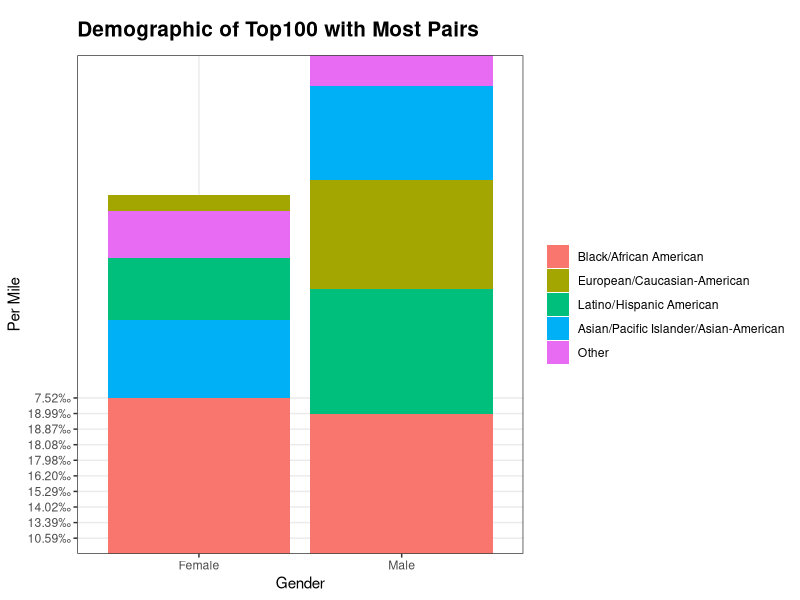
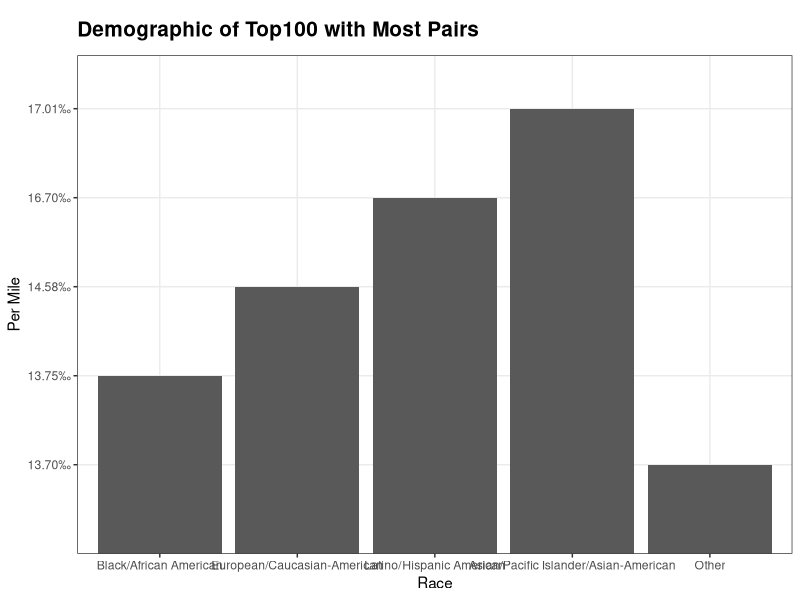
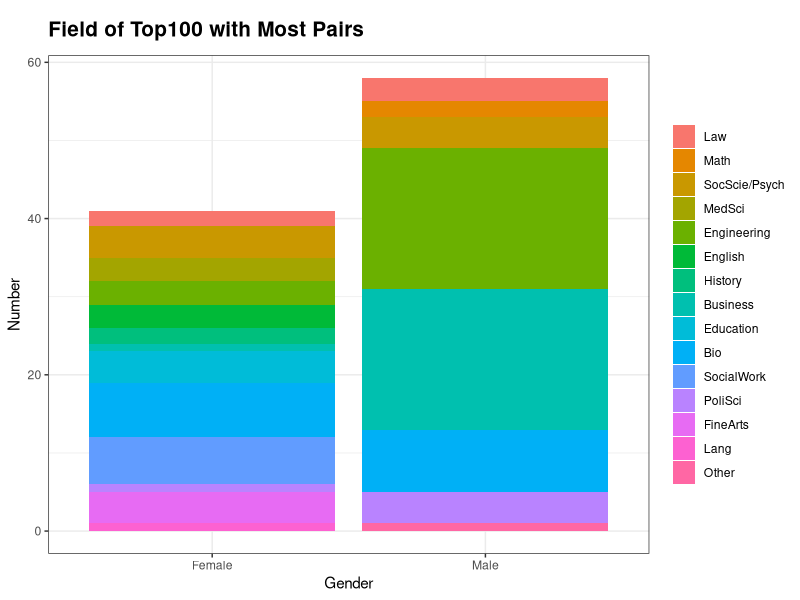
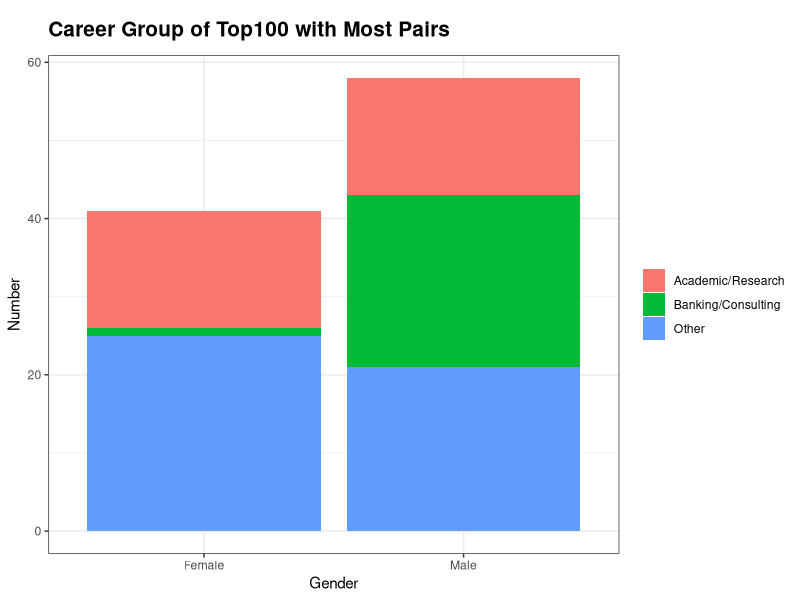
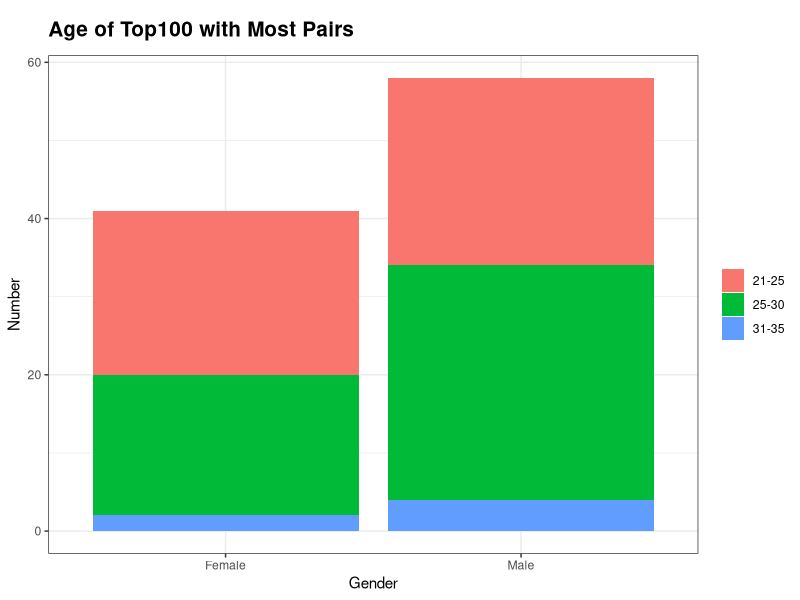
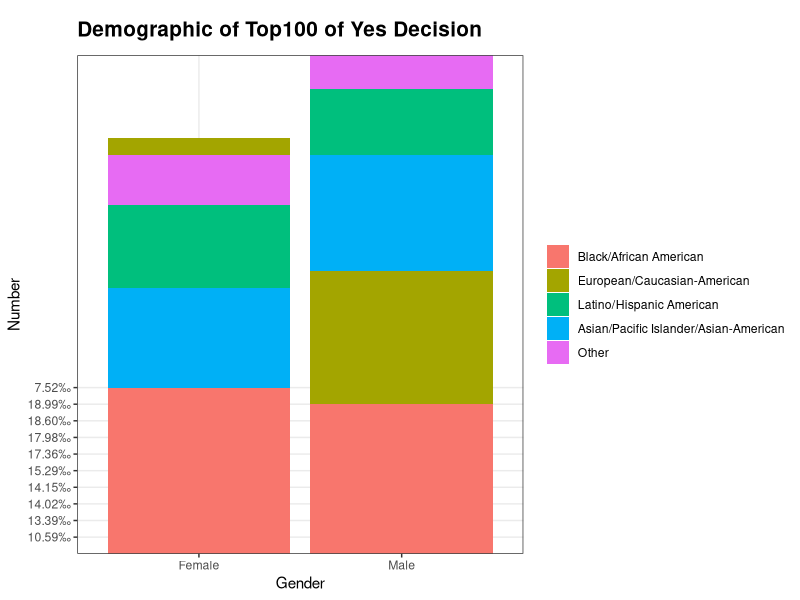
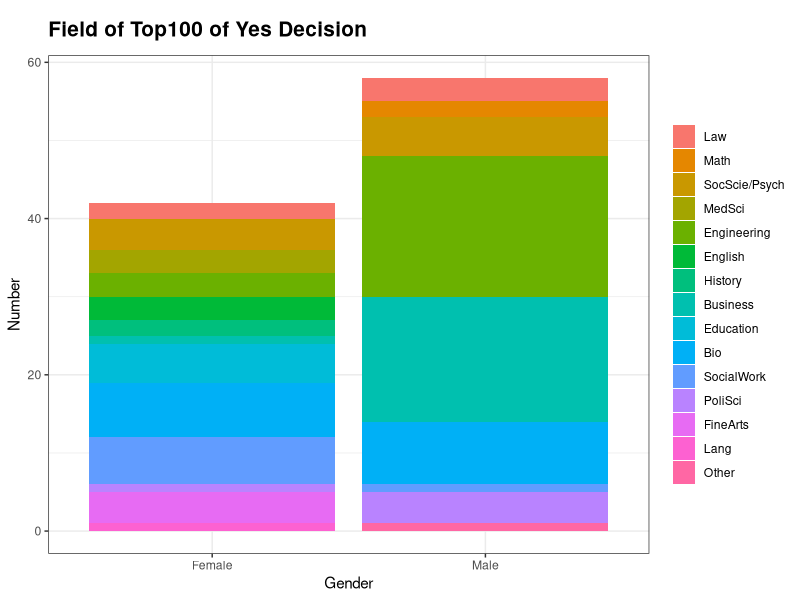
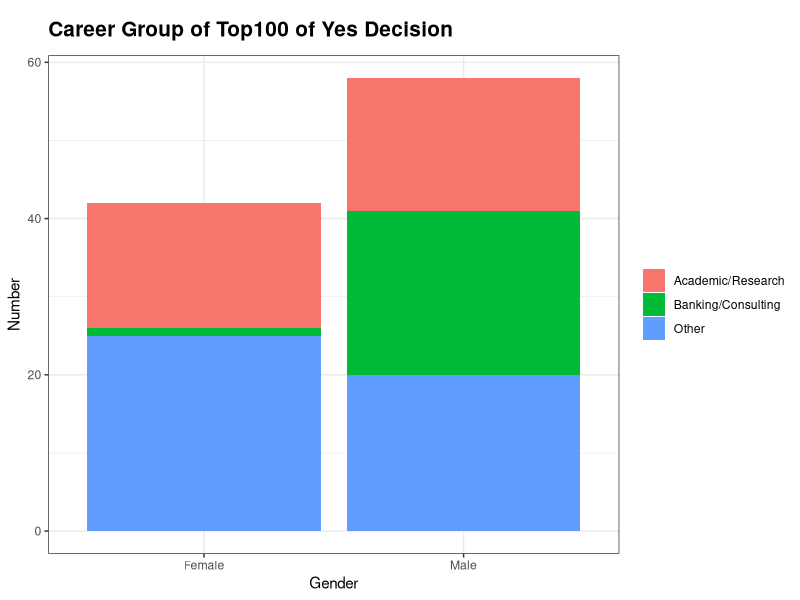

Write the R code that produced these figures, in order.
## ---- chunk 1
knitr::opts_chunk$set(echo = TRUE)
## ---- chunk 2

speed <- read.csv("Speed Dating Data.csv")
speed$gender <- as.factor(speed$gender)
#speed$match <- as.factor(speed$match)
speed$field_cd <- as.factor(speed$field_cd)
levels(speed$field_cd) <- c("Law","Math","SocScie/Psych", "MedSci", "Engineering", "English", "History", "Business", "Education", "Bio","SocialWork","Undergrad", "PoliSci", "Film","FineArts","Lang","Architecture","Other")
speed$race <- as.factor(speed$race)
speed$date <- as.factor(speed$date)
levels(speed$date) <- c("SVRL/Week","2/Week","1/Week","2/Month", "1/Month", "SVRL/Year", "AlmostNever")
speed$go_out <- as.factor(speed$go_out)
levels(speed$go_out) <- c("SVRL/Week","2/Week","1/Week","2/Month", "1/Month", "SVRL/Year", "AlmostNever")
speed$group <- ifelse(speed$career_c == 2, 1, ifelse(speed$career_c == 7, 2, 3))
speed$group <- as.factor(speed$group)
levels(speed$group) <- c("Academic/Research", "Banking/Consulting", "Other")

speed$career_c <-as.factor(speed$career_c)
levels(speed$career_c) <- c("Lawyer","Academic/Research","Psychologist","DocMed", "Engineer", "Entertainment", "Banking/Consulting", "RealEstate","IntlAffairs","Undecided","SocialWork","SpeechPath","Politics", "ProSports", "Other", "Journalism", "Architecture")
speed$race_o <-as.factor(speed$race_o) 
speed$samerace <- as.factor(speed$samerace)


sd2 <- speed[ , c(
    "iid", 
    "gender", 
    "pid", 
    "match",
    "dec",
    "int_corr", 
    "samerace", 
    "age_o", 
    "race_o",
    "dec_o",
    "age", 
    "field_cd", 
    "race", 
    "imprace", 
    "imprelig", 
    "date", 
    "go_out",
    "sports",
    "tvsports",
    "exercise",
    "dining",
    "museums",
    "art",
    "hiking",
    "gaming",
    "clubbing",
    "reading",
    "tv",
    "theater",
    "movies",
    "concerts",
    "music",
    "shopping",
    "yoga",
    "attr1_1",
    "sinc1_1",
    "intel1_1",
    "fun1_1",
    "amb1_1",
    "shar1_1",
    "attr2_1",
    "sinc2_1",
    "intel2_1",
    "fun2_1",
    "amb2_1",
    "shar2_1",
    "group",
    "wave")]

waveNum <- which(colnames(sd2)=="wave")
sd2 <- subset(sd2, sd2[ , waveNum] > 9 | sd2[ , waveNum] < 6)

sd2 <- sd2[, -45] #Remove wave numbers

sdrandom <- sd2[sample(nrow(sd2), nrow(sd2)),] #Get a random sample since the data is organized by participant

sdclean <- na.omit(sdrandom) #Remove rows with NA values to create a "clean" set

sdclean$gender <- factor(x=sdclean$gender, levels = c(0,1), labels = c("Female","Male"))
sdclean$race <-factor(x=sdclean$race, levels = c(1,2,3,4,5,6), labels = c("Black/African American","European/Caucasian-American","Latino/Hispanic American","Asian/Pacific Islander/Asian-American","Native American","Other"))
sdclean$race_o <- factor(x=sdclean$race_o, levels =c(1,2,3,4,5,6), labels = c("Black/African American","European/Caucasian-American","Latino/Hispanic American","Asian/Pacific Islander/Asian-American","Native American","Other"))
## ---- chunk 3
library(ggplot2)
library (magrittr)
library(dplyr)

popular <- as.data.frame(table(sdclean$pid))
top <- popular[with(popular, order(-popular$Freq)),][1:100,]

# Identify unique iids for popular people
'%!in%' <- function(x,y)!('%in%'(x,y))
iid_list = NULL
for (i in 1:nrow(sdclean)) {
     if (sdclean$iid[i] %in% top$Var1 & sdclean$iid[i] %!in% iid_list)
       {
         sdclean$top[i] <- T
         iid_list <- sdclean$iid[i]
     }
     else if (sdclean$iid[i] %in% top$Var1 & sdclean$iid[i] %in% iid_list)
       {
          sdclean$top[i] <- T
     }
     else {sdclean$top[i] <- F}
 }

top_subset <- subset(sdclean,sdclean$top == T)

# Remove duplicated information of same person
top_subset <- top_subset[!duplicated(top_subset$iid), ]
## ---- chunk 4
top_race2 <- top_subset %>% group_by(gender, race) %>% summarise(Count = n())
total_race2 <- sdclean %>% group_by(gender, race) %>% summarise(Total = n())
top_race2$percent <- top_race2$Count/total_race2$Total

percent <- function(x, digits = 2, format = "f", ...) {
  paste0(formatC(1000 * x, format = format, digits = digits, ...), "‰")
}
top_race2$percent <- percent(top_race2$percent)

ggplot(top_race2, aes(x=factor(gender), y=percent, fill=factor(race))) + 
    geom_bar(stat="identity") + theme_bw() + ggtitle("Demographic of Top100 with Most Pairs") + labs(x="Gender",y="Per Mile")+theme(plot.title = element_text(size=15, face="bold", margin = margin(10, 0, 10, 0)))+theme(legend.title=element_blank())


top_race <- top_subset %>% group_by(race) %>% summarise(Count = n())
total_race <- sdclean %>% group_by(race) %>% summarise(Total = n())
top_race$percent <- top_race$Count/total_race$Total

percent <- function(x, digits = 2, format = "f", ...) {
  paste0(formatC(1000 * x, format = format, digits = digits, ...), "‰")
}
top_race$percent <- percent(top_race$percent)

ggplot(top_race, aes(x=factor(race), y=percent)) + 
    geom_bar(stat="identity") + theme_bw() + ggtitle("Demographic of Top100 with Most Pairs") + labs(x="Race",y="Per Mile")+theme(plot.title = element_text(size=15, face="bold", margin = margin(10, 0, 10, 0)))+theme(legend.title=element_blank())
## ---- chunk 5
top_field <- top_subset %>% group_by(gender, field_cd) %>% summarise(Count = n())

ggplot(top_field, aes(x=factor(gender), y=Count, fill=factor(field_cd))) + 
    geom_bar(stat="identity") + theme_bw() + ggtitle("Field of Top100 with Most Pairs") +theme(plot.title = element_text(size=15, face="bold", 
    margin = margin(10, 0, 10, 0))) +labs(x="Gender", y="Number")+theme(legend.title=element_blank())
## ---- chunk 6
top_group <- top_subset %>% group_by(gender, group) %>% summarise(Count = n())
ggplot(top_group, aes(x=factor(gender), y=Count, fill=factor(group))) + 
    geom_bar(stat="identity") + theme_bw() + ggtitle("Career Group of Top100 with Most Pairs") +theme(plot.title = element_text(size=15, face="bold", 
    margin = margin(10, 0, 10, 0))) +labs(x="Gender", y="Number")+theme(legend.title=element_blank())
## ---- chunk 7
top_subset$range <- ifelse(top_subset$age < 21, "20 or less",
                     ifelse(top_subset$age < 26 & top_subset$age > 20, "21-25",
                            ifelse(top_subset$age < 31 & top_subset$age > 25, "25-30", 
                                   ifelse(top_subset$age < 36 & top_subset$age > 30, "31-35", "more than 35"))))
top_age <- top_subset %>% group_by(gender, range) %>% summarise(Count = n())
ggplot(top_age, aes(x=factor(gender), y=Count, fill=factor(range))) + 
    geom_bar(stat="identity") + theme_bw() + ggtitle("Age of Top100 with Most Pairs") +theme(plot.title = element_text(size=15, face="bold", 
    margin = margin(10, 0, 10, 0))) +labs(x="Gender", y="Number")+theme(legend.title=element_blank())
## ---- chunk 8

yes_freq <- aggregate(dec ~ iid, function(x) sum(duplicated(x)), data=sdclean)
top_yes <- yes_freq[with(yes_freq, order(-yes_freq$dec)),][1:100,]

for (i in 1:nrow(sdclean)) {
     if (sdclean$iid[i] %in% top_yes$iid)
       {
         sdclean$yes[i] <- T
     }
     else {sdclean$yes[i] <- F}
 }

yes_subset <- subset(sdclean,sdclean$yes == T)

# Remove duplicated information of same person
yes_subset <- yes_subset[!duplicated(yes_subset$iid), ]
## ---- chunk 9
yes_race <- yes_subset %>% group_by(gender, race) %>% summarise(Count = n())
total_race <- sdclean %>% group_by(gender, race) %>% summarise(Total = n())
yes_race$percent <- yes_race$Count/total_race$Total

percent <- function(x, digits = 2, format = "f", ...) {
  paste0(formatC(1000 * x, format = format, digits = digits, ...), "‰")
}
yes_race$percent <- percent(yes_race$percent)

ggplot(yes_race, aes(x=factor(gender), y=percent, fill=factor(race))) + 
    geom_bar(stat="identity") + theme_bw() + ggtitle("Demographic of Top100 of Yes Decision") + labs(x="Gender",y="Number") + theme(plot.title = element_text(size=15, face="bold", margin = margin(10, 0, 10, 0)))+theme(legend.title=element_blank())
## ---- chunk 10
yes_field <- yes_subset %>% group_by(gender, field_cd) %>% summarise(Count = n())
ggplot(yes_field, aes(x=factor(gender), y=Count, fill=factor(field_cd))) + 
    geom_bar(stat="identity") + theme_bw() + ggtitle("Field of Top100 of Yes Decision") +theme(plot.title = element_text(size=15, face="bold", 
    margin = margin(10, 0, 10, 0))) +labs(x="Gender", y="Number")+theme(legend.title=element_blank())
## ---- chunk 11
yes_group <- yes_subset %>% group_by(gender, group) %>% summarise(Count = n())
ggplot(yes_group, aes(x=factor(gender), y=Count, fill=factor(group))) + 
    geom_bar(stat="identity") + theme_bw() + ggtitle("Career Group of Top100 of Yes Decision") +theme(plot.title = element_text(size=15, face="bold", 
    margin = margin(10, 0, 10, 0))) +labs(x="Gender", y="Number")+theme(legend.title=element_blank())
## ---- chunk 12
yes_subset$range <- ifelse(yes_subset$age < 21, "20 or less",
                     ifelse(yes_subset$age < 26 & yes_subset$age > 20, "21-25",
                            ifelse(yes_subset$age < 31 & yes_subset$age > 25, "25-30", 
                                   ifelse(yes_subset$age < 36 & yes_subset$age > 30, "31-35", "more than 35"))))
yes_age <- yes_subset %>% group_by(gender, range) %>% summarise(Count = n())
ggplot(yes_age, aes(x=factor(gender), y=Count, fill=factor(range))) + 
    geom_bar(stat="identity") + theme_bw() + ggtitle("Age of Top100 of Yes Decision") +theme(plot.title = element_text(size=15, face="bold", 
    margin = margin(10, 0, 10, 0))) +labs(x="Gender", y="Number")+theme(legend.title=element_blank())
